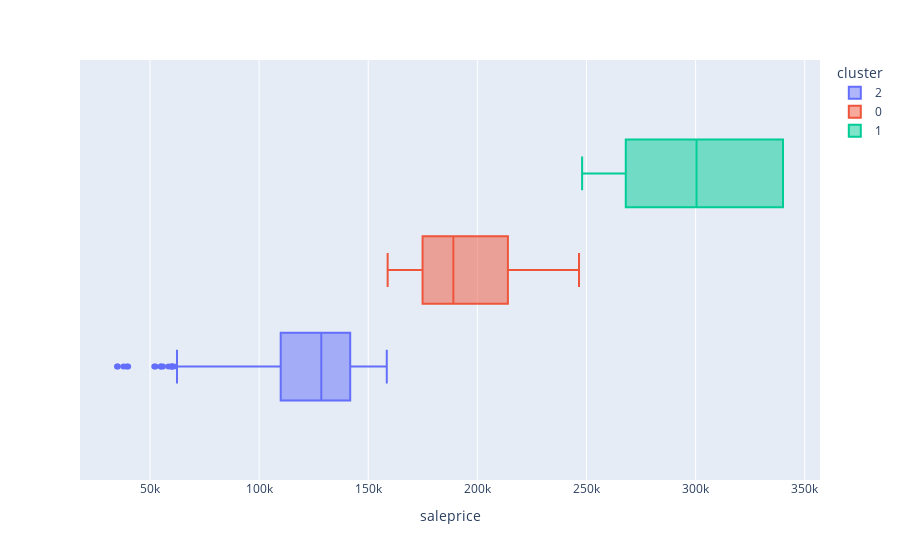

The cell this chart's notebook holds for it:
### Code cell
fig = px.box(data, x='saleprice', color='cluster')
fig.show()

### Figure 1 — Plotly figure (JSON) as saved in the notebook; plotly's stock layout.template omitted (floating-point values rounded to 4 significant figures; data arrays with more than 128 entries replaced by an {"elided": "..."} marker saying what was removed)
{"data": [{"alignmentgroup": "True", "hovertemplate": "cluster=2<br>saleprice=%{x}<extra></extra>", "legendgroup": "2", "marker": {"color": "#636efa"}, "name": "2", "notched": false, "offsetgroup": "2", "orientation": "h", "showlegend": true, "type": "box", "x": {"elided": "692 int values"}, "x0": " ", "xaxis": "x", "y0": " ", "yaxis": "y"}, {"alignmentgroup": "True", "hovertemplate": "cluster=0<br>saleprice=%{x}<extra></extra>", "legendgroup": "0", "marker": {"color": "#EF553B"}, "name": "0", "notched": false, "offsetgroup": "0", "orientation": "h", "showlegend": true, "type": "box", "x": {"elided": "538 int values"}, "x0": " ", "xaxis": "x", "y0": " ", "yaxis": "y"}, {"alignmentgroup": "True", "hovertemplate": "cluster=1<br>saleprice=%{x}<extra></extra>", "legendgroup": "1", "marker": {"color": "#00cc96"}, "name": "1", "notched": false, "offsetgroup": "1", "orientation": "h", "showlegend": true, "type": "box", "x": {"elided": "230 float values"}, "x0": " ", "xaxis": "x", "y0": " ", "yaxis": "y"}], "layout": {"boxmode": "group", "legend": {"title": {"text": "cluster"}, "tracegroupgap": 0}, "margin": {"t": 60}, "xaxis": {"anchor": "y", "domain": [0, 1], "title": {"text": "saleprice"}}, "yaxis": {"anchor": "x", "domain": [0, 1]}}}
